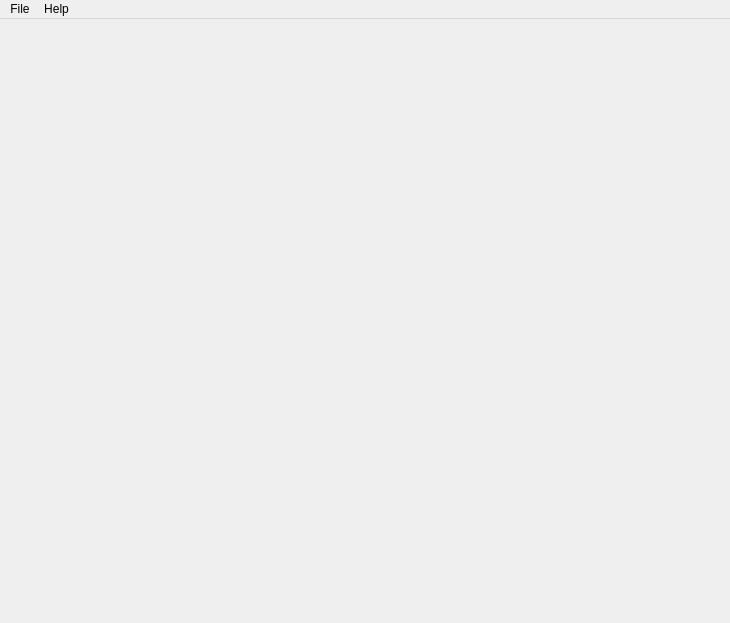
<?xml version="1.0" encoding="UTF-8"?>
<ui version="4.0">
 <class>MainWindow</class>
 <widget class="QMainWindow" name="MainWindow">
  <property name="geometry">
   <rect>
    <x>0</x>
    <y>0</y>
    <width>730</width>
    <height>623</height>
   </rect>
  </property>
  <property name="windowTitle">
   <string>Multimedia Retriever</string>
  </property>
  <property name="dockNestingEnabled">
   <bool>true</bool>
  </property>
  <widget class="QMenuBar" name="menuBar">
   <property name="geometry">
    <rect>
     <x>0</x>
     <y>0</y>
     <width>730</width>
     <height>21</height>
    </rect>
   </property>
   <widget class="QMenu" name="menuFile">
    <property name="title">
     <string>File</string>
    </property>
    <widget class="QMenu" name="importDataFileMenu">
     <property name="title">
      <string>Import Data File</string>
     </property>
    </widget>
    <widget class="QMenu" name="exportDataFileMenu">
     <property name="title">
      <string>Export Data File</string>
     </property>
    </widget>
    <addaction name="addNewPluginAction"/>
    <addaction name="importDataFileMenu"/>
    <addaction name="exportDataFileMenu"/>
    <addaction name="openProjectAction"/>
    <addaction name="exitAction"/>
   </widget>
   <widget class="QMenu" name="menuHelp">
    <property name="title">
     <string>Help</string>
    </property>
   </widget>
   <addaction name="menuFile"/>
   <addaction name="menuHelp"/>
  </widget>
  <action name="openProjectAction">
   <property name="text">
    <string>Open Project</string>
   </property>
  </action>
  <action name="addNewPluginAction">
   <property name="text">
    <string>Add New Plugin</string>
   </property>
  </action>
  <action name="exitAction">
   <property name="text">
    <string>Exit</string>
   </property>
  </action>
  <action name="findLogFileAction">
   <property name="text">
    <string>Find Log File</string>
   </property>
  </action>
  <action name="logViewAction">
   <property name="checkable">
    <bool>true</bool>
   </property>
   <property name="text">
    <string>Log View</string>
   </property>
  </action>
 </widget>
 <resources/>
 <connections/>
</ui>
